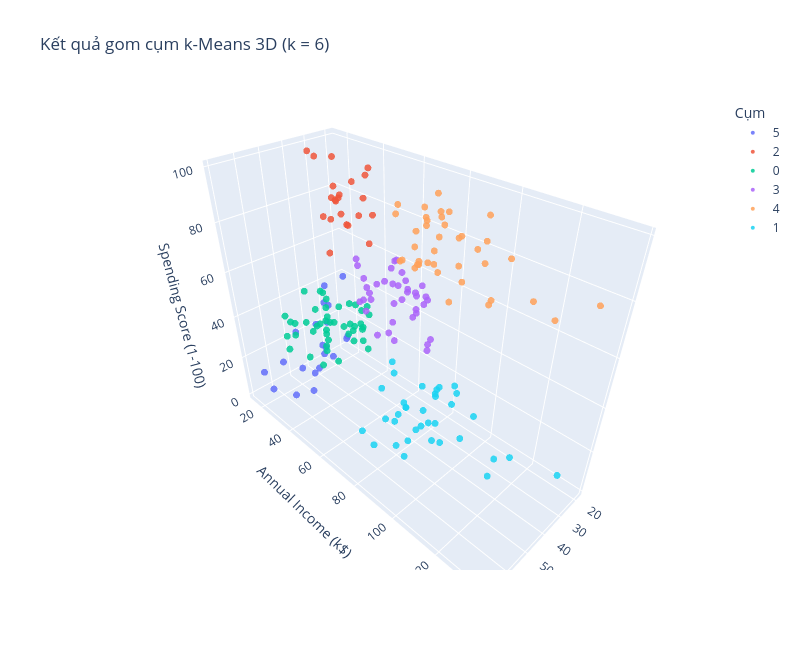

The code cell stored with this chart in its notebook:
### Code cell
print(f"{HO_TEN} – {MSSV}")
# Biểu đồ 3D tương tác bằng plotly
fig = px.scatter_3d(df, x="Age", y="Annual Income (k$)", z="Spending Score (1-100)",
                    color=df["Cluster_3D"].astype(str), opacity=0.85,
                    title=f"Kết quả gom cụm k-Means 3D (k = {k3})", labels={"color": "Cụm"})
fig.update_traces(marker=dict(size=4))
fig.update_layout(width=800, height=650)
fig.show()

### Figure 1 — Plotly figure (JSON) as saved in the notebook; plotly's stock layout.template omitted (floating-point values rounded to 4 significant figures)
{"data": [{"hovertemplate": "Cụm=5<br>Age=%{x}<br>Annual Income (k$)=%{y}<br>Spending Score (1-100)=%{z}<extra></extra>", "legendgroup": "5", "marker": {"color": "#636efa", "opacity": 0.85, "size": 4, "symbol": "circle"}, "mode": "markers", "name": "5", "scene": "scene", "showlegend": true, "type": "scatter3d", "x": [19, 20, 31, 35, 64, 67, 58, 37, 35, 52, 35, 46, 54, 45, 40, 60, 53, 49, 42, 36, 49], "y": [15, 16, 17, 18, 19, 19, 20, 20, 21, 23, 24, 25, 28, 28, 29, 30, 33, 33, 34, 37, 39], "z": [39, 6, 40, 6, 3, 14, 15, 13, 35, 29, 35, 5, 14, 32, 31, 4, 4, 14, 17, 26, 28]}, {"hovertemplate": "Cụm=2<br>Age=%{x}<br>Annual Income (k$)=%{y}<br>Spending Score (1-100)=%{z}<extra></extra>", "legendgroup": "2", "marker": {"color": "#EF553B", "opacity": 0.85, "size": 4, "symbol": "circle"}, "mode": "markers", "name": "2", "scene": "scene", "showlegend": true, "type": "scatter3d", "x": [21, 23, 22, 23, 30, 35, 24, 22, 20, 35, 25, 31, 29, 35, 23, 21, 18, 21, 30, 20, 24, 24], "y": [15, 16, 17, 18, 19, 19, 20, 20, 21, 23, 24, 25, 28, 28, 29, 30, 33, 33, 34, 37, 38, 39], "z": [81, 77, 76, 94, 72, 99, 77, 79, 66, 98, 73, 73, 82, 61, 87, 73, 92, 81, 73, 75, 92, 65]}, {"hovertemplate": "Cụm=0<br>Age=%{x}<br>Annual Income (k$)=%{y}<br>Spending Score (1-100)=%{z}<extra></extra>", "legendgroup": "0", "marker": {"color": "#00cc96", "opacity": 0.85, "size": 4, "symbol": "circle"}, "mode": "markers", "name": "0", "scene": "scene", "showlegend": true, "type": "scatter3d", "x": [65, 48, 50, 49, 59, 50, 47, 51, 69, 53, 70, 67, 54, 63, 43, 68, 70, 47, 60, 60, 59, 45, 49, 57, 67, 46, 48, 55, 50, 68, 48, 47, 48, 49, 67, 49, 66, 54, 68, 66, 65, 63, 49, 51, 50], "y": [38, 39, 40, 42, 43, 43, 43, 44, 44, 46, 46, 47, 47, 48, 48, 48, 49, 49, 50, 50, 54, 54, 54, 54, 54, 54, 54, 57, 58, 59, 60, 60, 61, 62, 62, 62, 63, 63, 63, 63, 63, 65, 65, 67, 67], "z": [35, 36, 55, 52, 60, 45, 41, 50, 46, 46, 56, 52, 59, 51, 50, 48, 55, 42, 49, 56, 47, 53, 42, 51, 41, 44, 46, 58, 46, 55, 49, 47, 42, 48, 59, 56, 50, 46, 43, 48, 52, 43, 59, 43, 57]}, {"hovertemplate": "Cụm=3<br>Age=%{x}<br>Annual Income (k$)=%{y}<br>Spending Score (1-100)=%{z}<extra></extra>", "legendgroup": "3", "marker": {"color": "#ab63fa", "opacity": 0.85, "size": 4, "symbol": "circle"}, "mode": "markers", "name": "3", "scene": "scene", "showlegend": true, "type": "scatter3d", "x": [31, 27, 29, 31, 33, 31, 27, 19, 18, 19, 32, 26, 40, 23, 38, 21, 22, 34, 18, 40, 32, 24, 27, 20, 23, 26, 21, 19, 38, 19, 18, 19, 27, 38, 40, 23, 25, 28], "y": [39, 40, 40, 40, 42, 43, 46, 46, 48, 48, 48, 54, 54, 54, 54, 54, 57, 58, 59, 60, 60, 60, 60, 61, 62, 62, 62, 63, 64, 64, 65, 65, 67, 67, 69, 70, 72, 76], "z": [61, 47, 42, 42, 60, 54, 51, 55, 59, 59, 47, 54, 48, 52, 55, 57, 55, 60, 41, 40, 42, 52, 50, 49, 41, 55, 42, 54, 42, 46, 48, 50, 56, 40, 58, 29, 34, 40]}, {"hovertemplate": "Cụm=4<br>Age=%{x}<br>Annual Income (k$)=%{y}<br>Spending Score (1-100)=%{z}<extra></extra>", "legendgroup": "4", "marker": {"color": "#FFA15A", "opacity": 0.85, "size": 4, "symbol": "circle"}, "mode": "markers", "name": "4", "scene": "scene", "showlegend": true, "type": "scatter3d", "x": [39, 31, 40, 38, 39, 31, 29, 32, 35, 32, 32, 28, 32, 34, 39, 38, 27, 30, 30, 29, 31, 36, 33, 32, 28, 36, 30, 27, 35, 32, 29, 30, 28, 36, 32, 38, 35, 32, 30], "y": [69, 70, 71, 71, 71, 72, 73, 73, 74, 75, 76, 77, 77, 78, 78, 78, 78, 78, 78, 79, 81, 85, 86, 87, 87, 87, 88, 88, 93, 97, 98, 99, 101, 103, 103, 113, 120, 126, 137], "z": [91, 77, 95, 75, 75, 71, 88, 73, 72, 93, 87, 97, 74, 90, 88, 76, 89, 78, 73, 83, 93, 75, 95, 63, 75, 92, 86, 69, 90, 86, 88, 97, 68, 85, 69, 91, 79, 74, 83]}, {"hovertemplate": "Cụm=1<br>Age=%{x}<br>Annual Income (k$)=%{y}<br>Spending Score (1-100)=%{z}<extra></extra>", "legendgroup": "1", "marker": {"color": "#19d3f3", "opacity": 0.85, "size": 4, "symbol": "circle"}, "mode": "markers", "name": "1", "scene": "scene", "showlegend": true, "type": "scatter3d", "x": [43, 59, 47, 20, 44, 19, 57, 25, 48, 34, 43, 44, 47, 37, 34, 56, 19, 50, 42, 36, 40, 36, 52, 58, 59, 37, 46, 41, 54, 41, 34, 33, 47, 45, 32], "y": [71, 71, 71, 73, 73, 74, 75, 77, 77, 78, 78, 78, 78, 78, 78, 79, 81, 85, 86, 87, 87, 87, 88, 88, 93, 97, 98, 99, 101, 103, 103, 113, 120, 126, 137], "z": [35, 11, 9, 5, 7, 10, 5, 12, 36, 22, 17, 20, 16, 1, 1, 35, 5, 26, 20, 27, 13, 10, 13, 15, 14, 32, 15, 39, 24, 17, 23, 8, 16, 28, 18]}], "layout": {"height": 650, "legend": {"title": {"text": "Cụm"}, "tracegroupgap": 0}, "scene": {"domain": {"x": [0, 1], "y": [0, 1]}, "xaxis": {"title": {"text": "Age"}}, "yaxis": {"title": {"text": "Annual Income (k$)"}}, "zaxis": {"title": {"text": "Spending Score (1-100)"}}}, "title": {"text": "Kết quả gom cụm k-Means 3D (k = 6)"}, "width": 800}}
